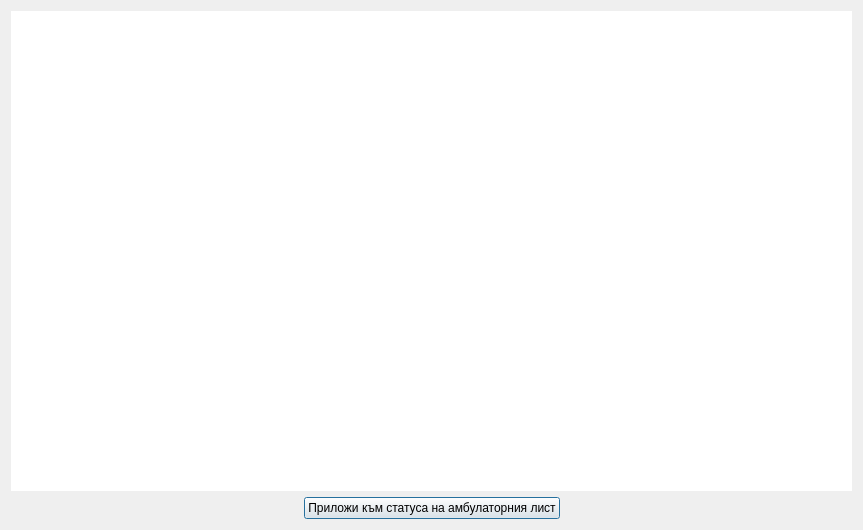
<?xml version="1.0" encoding="UTF-8"?>
<ui version="4.0">
 <class>CurrentStatusDialogClass</class>
 <widget class="QDialog" name="CurrentStatusDialogClass">
  <property name="geometry">
   <rect>
    <x>0</x>
    <y>0</y>
    <width>863</width>
    <height>530</height>
   </rect>
  </property>
  <property name="windowTitle">
   <string>CurrentStatusDialog</string>
  </property>
  <layout class="QVBoxLayout" name="verticalLayout">
   <item>
    <widget class="GraphicsView" name="graphicsView">
     <property name="frameShape">
      <enum>QFrame::NoFrame</enum>
     </property>
    </widget>
   </item>
   <item>
    <layout class="QHBoxLayout" name="horizontalLayout">
     <item>
      <spacer name="horizontalSpacer">
       <property name="orientation">
        <enum>Qt::Horizontal</enum>
       </property>
       <property name="sizeHint" stdset="0">
        <size>
         <width>40</width>
         <height>20</height>
        </size>
       </property>
      </spacer>
     </item>
     <item>
      <widget class="QPushButton" name="pushButton">
       <property name="text">
        <string>Приложи към статуса на амбулаторния лист</string>
       </property>
      </widget>
     </item>
     <item>
      <spacer name="horizontalSpacer_2">
       <property name="orientation">
        <enum>Qt::Horizontal</enum>
       </property>
       <property name="sizeHint" stdset="0">
        <size>
         <width>274</width>
         <height>21</height>
        </size>
       </property>
      </spacer>
     </item>
    </layout>
   </item>
  </layout>
 </widget>
 <layoutdefault spacing="6" margin="11"/>
 <customwidgets>
  <customwidget>
   <class>GraphicsView</class>
   <extends>QGraphicsView</extends>
   <header>View/Graphics/GraphicsView.h</header>
  </customwidget>
 </customwidgets>
 <resources/>
 <connections/>
</ui>
